Frame 1 (no input): blank canvas, image omitted
Frame 60 (the mouse pressed at the canvas centre just before this capture): blank canvas, image omitted
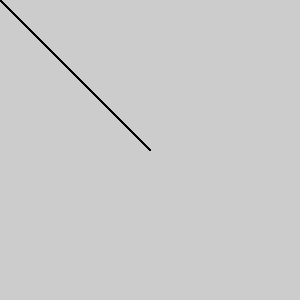
Frame 120 (the mouse held since frame 60 and released just before this capture)

The Processing sketch whose frames 1 and 60 were blank and that drew this single picture after the mouse press (run headless with seeded random() and noise(); from frame 60 on, the mouse is pressed at the canvas centre):

// Processing sketch: ex__1_6_setup_draw
// ── ex__1_6_setup_draw.pde
void setup() {
  size(300,300);
}

void draw() {
  line(0, 0, mouseX, mouseY);
}
